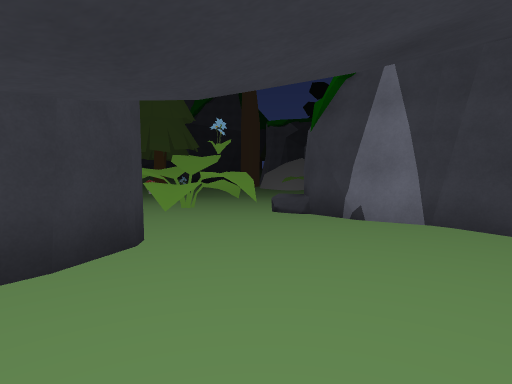
View 1 (above)

21 first-person views from a walk through a Unity game level. The camera is 1.3 m above the floor, tilts 4° down and sees 80° across. The floor is counted in squares, 2 m on a side. Each view is taken from the middle of a square. On the plan, view 1 faces up. The plan holds only what a view shows up to about 10 squares ahead; the rest is blank. The place goes on beyond the plan. The player is left out.

View 2
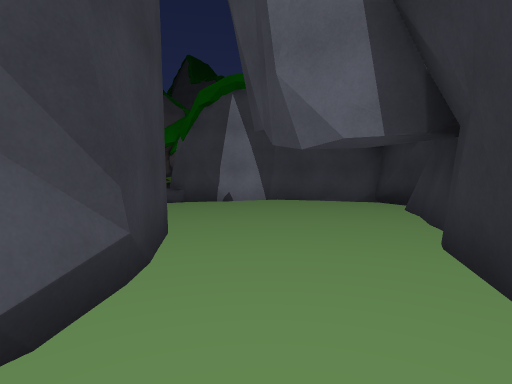

View 3
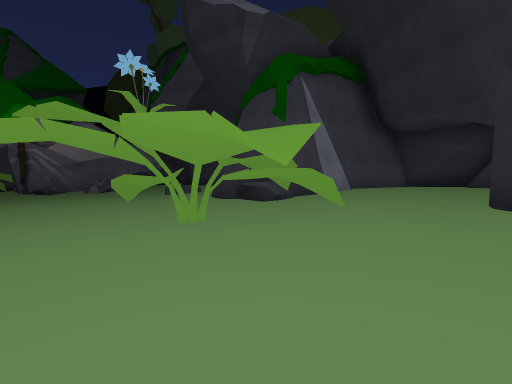

View 4
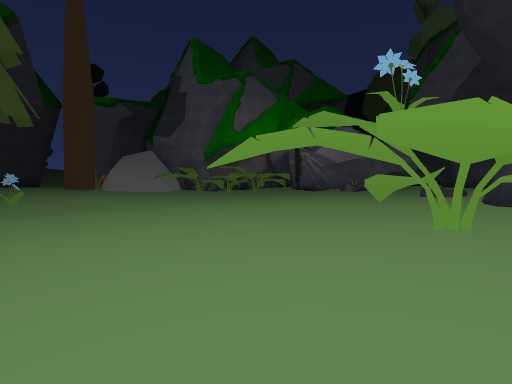

View 5
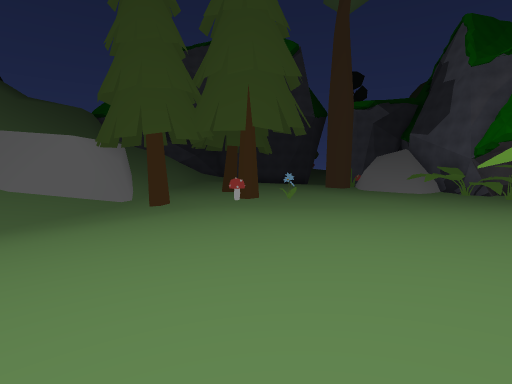

View 6
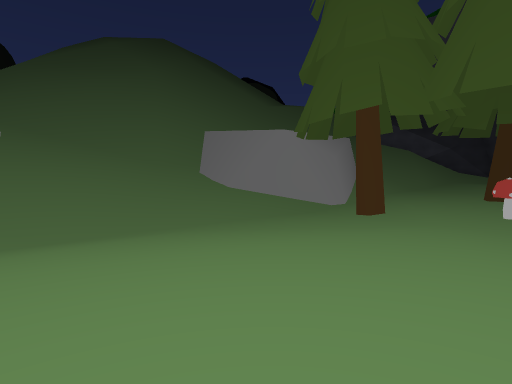

View 7
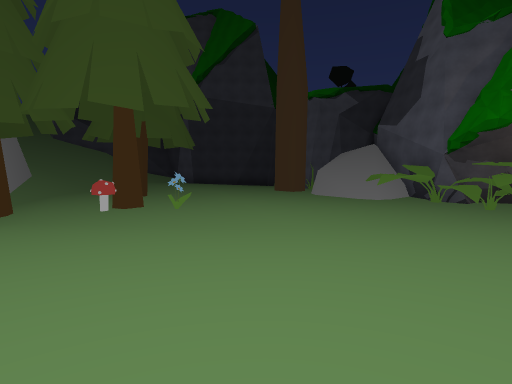

View 8
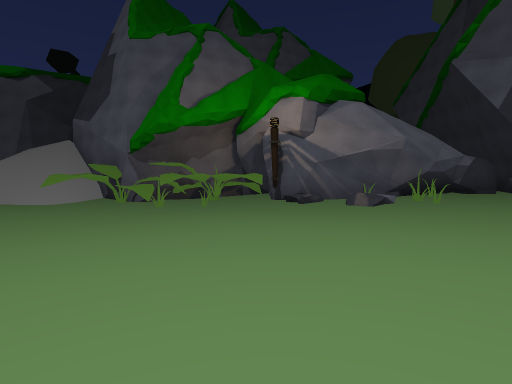

View 9
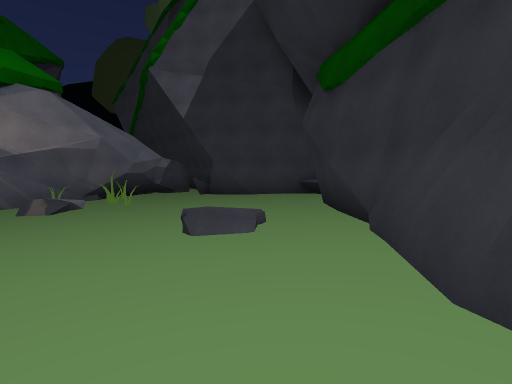

View 10
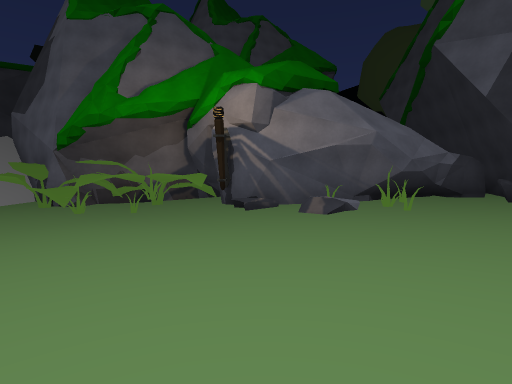

View 11
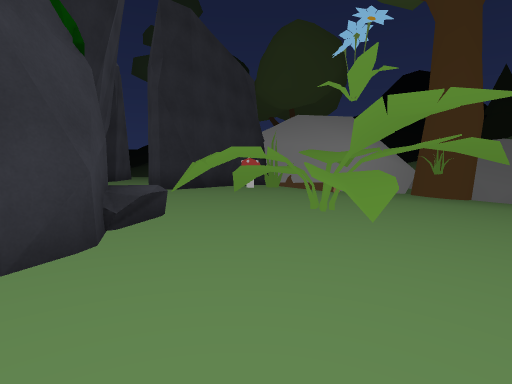

View 12
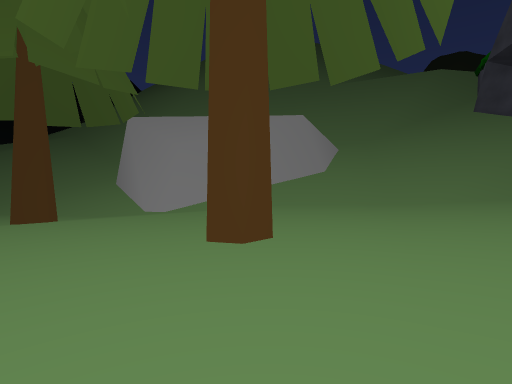

View 13
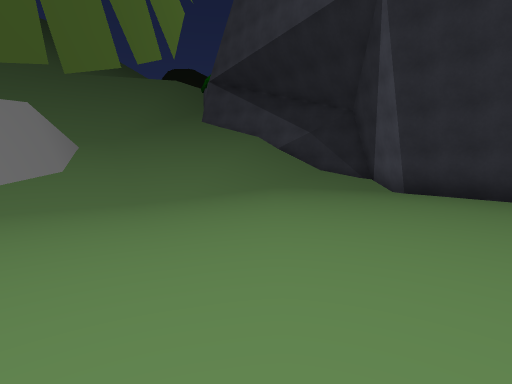

View 14
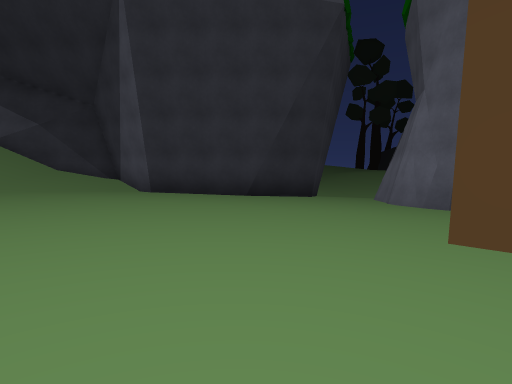

View 15
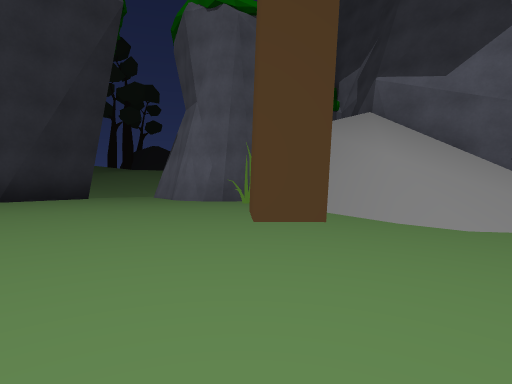

View 16
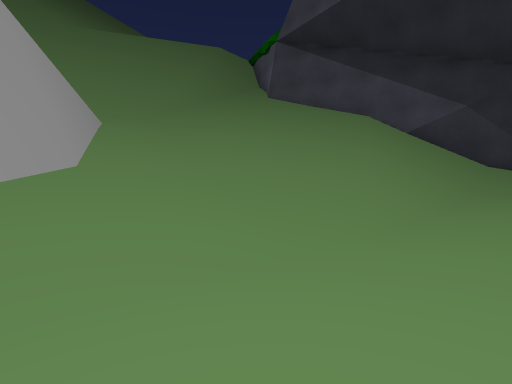

View 17
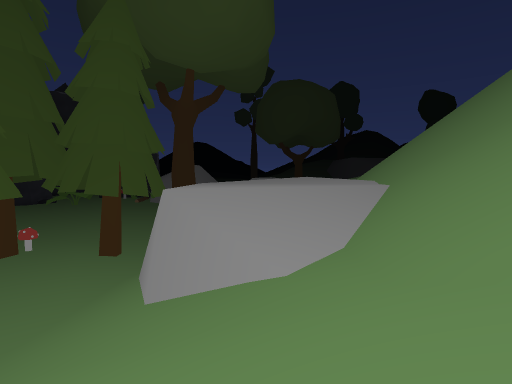

View 18
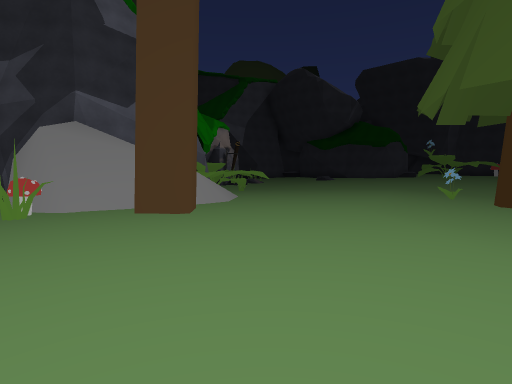

View 19
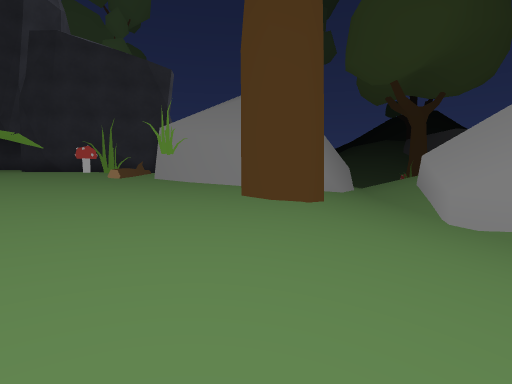

View 20
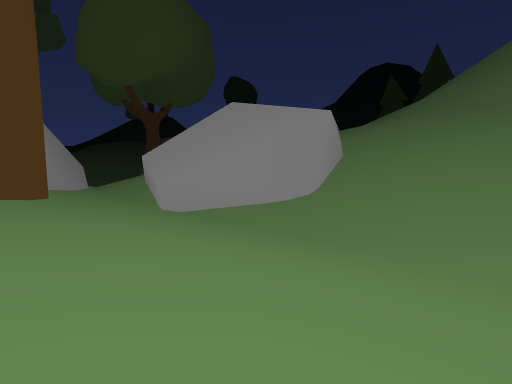

View 21
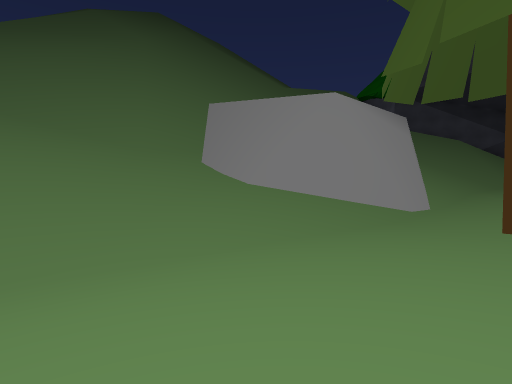

### Floor plan
Key: @ floor where view 1 was taken; # wall or solid block; . main floor; : floor 0.25 m higher than the main floor; - floor 0.5 m lower than the main floor; + floor 0.75 m higher than the main floor; _ floor 0.75 m lower than the main floor; < floor 1.25 m lower than the main floor; * floor 2 m higher than the main floor; % floor 3.25 m higher than the main floor; & floor 4 m higher than the main floor; $ floor 4.25 m higher than the main floor; / step, stairs or slope; = window, fence, low wall or low ledge; ^ raised ledge; v drop or lower ground; O other object.
Columns run from 19 left of view 1 to 13 right of it. Each row starts with its distance up from view 1.
 30          #####   ##_
 29    #######//.#####-_#
 28    =////////....----#
 27   /=///////......---#
 26  //#=//////.......--##
 25 ///////////........OO###
 24 //////////.........-##/#
 23 //////////........###//#
 22   /////##/-........-///#
 21   /////&#/--.......-///#
 20  ///&&&&#/---O.....-//O#
 19 ////&&&&//----.....---O##
 18 ////&&&&/#_----....--OOv^#
 17 ////$&&&##_---O.....---O###
 16 //// ####__O-O-O....----O###
 15 /////////____---....-----^##
 14 ////////<___----......----/##
 13 ////////<___--............. ##
 12 ////////<__--...............O###
 11 ////////<__-...............OO..#
 10 ////////<__-..................O##
  9  ///#%//__-...................##
  8   /%  //#_-....:O:O:::........#
  7       ///_##...::OO::##/.##...#
  6         /-##..::OO*OO####   #^#
  5        /_-#### :+//+##
  4        /_##  #OOO++++##
  3       ///#   #####++++##
  2       //##    ####+++++#
  1                 ##++++##
  0                 #++@###
 -1                 ++###
 -2                  ##

Positions as (right, up) in squares from view 1, and headings:
1: (0, 0), facing up
2: (-3, -1), facing up-right
3: (-5, 6), facing right
4: (-5, 6), facing up-right
5: (-5, 6), facing up
6: (-5, 9), facing up-left
7: (-2, 9), facing up
8: (0, 9), facing up-right
9: (1, 8), facing right
10: (2, 9), facing up-right
11: (2, 9), facing down-left
12: (-3, 20), facing left
13: (-3, 20), facing up-left
14: (-3, 20), facing up
15: (-4, 20), facing up-right
16: (-8, 21), facing up-left
17: (-13, 26), facing down
18: (-6, 26), facing down-right
19: (-8, 12), facing down
20: (-8, 13), facing down-left
21: (-8, 11), facing up-left
